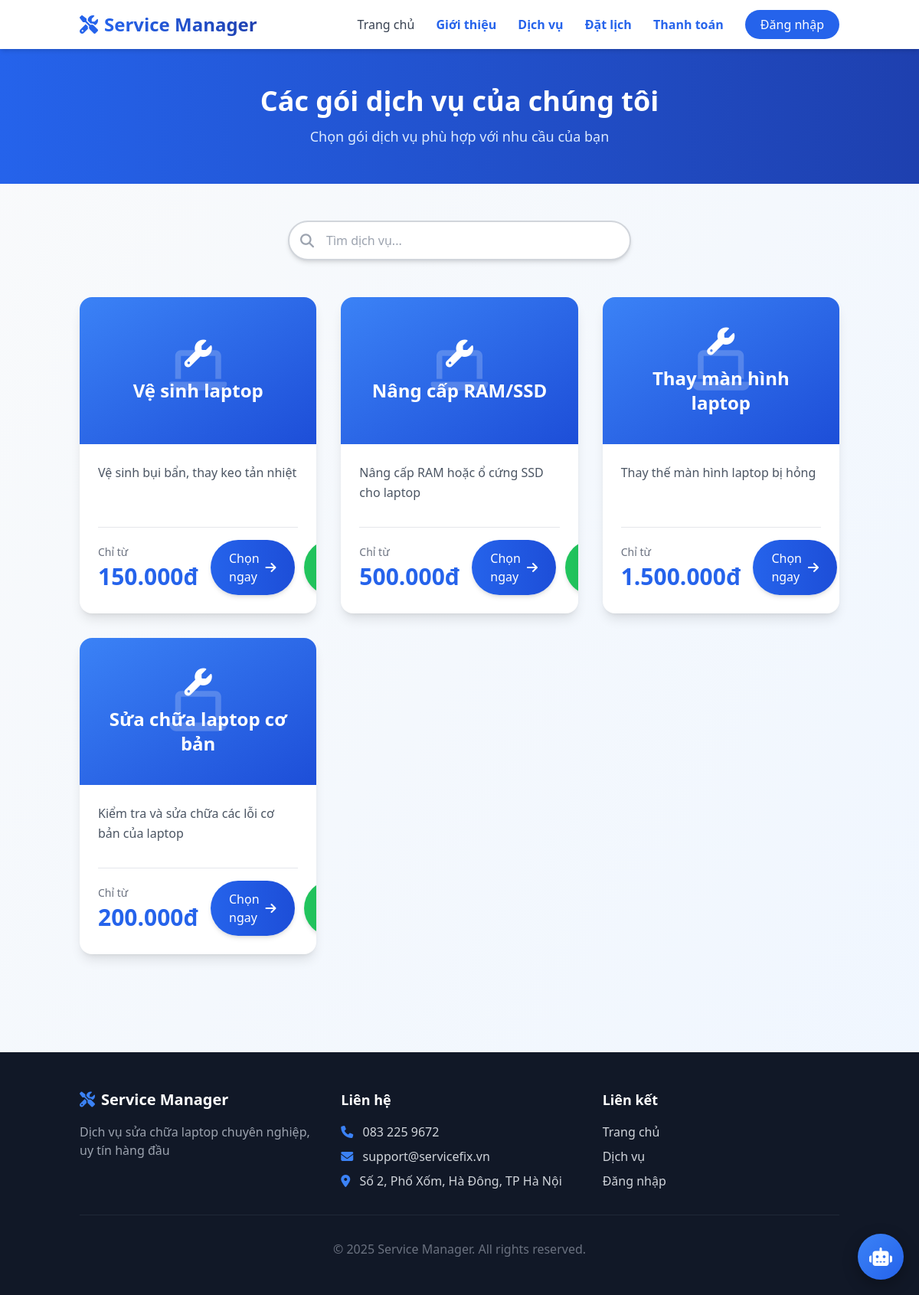
Screenshot of /index.php?page=services with the database file from the repository.
### tables this page shows
CREATE TABLE IF NOT EXISTS services (
    id INT PRIMARY KEY AUTO_INCREMENT,
    name VARCHAR(255) NOT NULL,
    price DECIMAL(10,2) NOT NULL,
    description TEXT,
    created_at TIMESTAMP DEFAULT CURRENT_TIMESTAMP
);

### config/config.php (called while the page is built, shortened)
<?php
function get_db_connection() {
    $conn = mysqli_connect(DB_HOST, DB_USER, DB_PASS, DB_NAME);
    mysqli_set_charset($conn, "utf8mb4");
    return $conn;
}

### controllers/service_controller.php (called while the page is built, shortened)
<?php
require_once __DIR__ . '/../models/service_model.php';
class service_controller {
    private $model;
    public function __construct() {
        $this->model = new service_model();
    }
    public function list_services() {
        return $this->model->get_all_services();
    }
}

### models/service_model.php (called while the page is built, shortened)
<?php
require_once __DIR__ . '/../config/config.php';
class service_model {
    private $conn;
    public function __construct() {
        $this->conn = get_db_connection();
    }
    public function get_all_services() {
        $query = "SELECT * FROM services ORDER BY id DESC";
        $result = mysqli_query($this->conn, $query);
        $services = [];
        if ($result && mysqli_num_rows($result) > 0) {
            while ($row = mysqli_fetch_assoc($result)) {
                $services[] = $row;
            }
        }
        return $services;
    }
}

### views/service_list.php (the view, shortened to what this page needs)
<!DOCTYPE html>
<html lang="vi">
<head>
    <script src="https://cdn.tailwindcss.com"></script>
    <link rel="stylesheet" href="https://cdnjs.cloudflare.com/ajax/libs/font-awesome/6.4.0/css/all.min.css">
</head>
<body class="bg-gradient-to-br from-gray-50 to-blue-50 min-h-screen">
<nav class="bg-white shadow-md sticky top-0 z-50">
    <div class="container mx-auto px-4 py-4 flex justify-between items-center">
        <div class="flex items-center space-x-2">
            <i class="fas fa-tools text-blue-600 text-2xl"></i>
            <h1 class="text-2xl font-bold bg-gradient-to-r from-blue-600 to-blue-800 bg-clip-text text-transparent">
            </h1>
        </div>
        <div class="space-x-6">
            <a href="index.php" class="text-gray-700 hover:text-blue-600 transition font-medium">Trang chủ</a>
            <a href="about.php?page=about" class="text-blue-600 font-semibold">Giới thiệu</a>
            <a href="index.php?page=services" class="text-blue-600 font-semibold">Dịch vụ</a>
            <a href="booking.php?page=booking" class="text-blue-600 font-semibold">Đặt lịch</a>
            <a href="index.php?page=payment" class="text-blue-600 font-semibold">Thanh toán</a>
            <a href="index.php?page=login" class="bg-blue-600 text-white px-5 py-2 rounded-full hover:bg-blue-700 transition">
                Đăng nhập
            </a>
        </div>
    </div>
</nav>
<div class="bg-gradient-to-r from-blue-600 to-blue-800 text-white py-12 text-center">
    <h2 class="text-4xl font-bold mb-3">Các gói dịch vụ của chúng tôi</h2>
    <p class="text-blue-100 text-lg">Chọn gói dịch vụ phù hợp với nhu cầu của bạn</p>
</div>
<main class="container mx-auto px-4 py-12">
    <div class="mb-12">
        <div class="relative max-w-md mx-auto">
            <input type="text" id="search-input" placeholder="Tìm dịch vụ..."
                class="w-full border-2 border-gray-300 rounded-full px-4 py-3 pl-12 focus:outline-none focus:border-blue-500 focus:ring-2 focus:ring-blue-300 shadow-md transition duration-300 placeholder-gray-400">
            <i class="fas fa-search absolute left-4 top-1/2 transform -translate-y-1/2 text-gray-400 text-lg"></i>
        </div>
    </div>
    <div class="grid md:grid-cols-2 lg:grid-cols-3 gap-8" id="services-grid">
        <?php if (!empty($services)): ?>
            <?php foreach ($services as $service): ?>
                <div class="service-card bg-white rounded-2xl shadow-lg overflow-hidden hover:shadow-2xl transition transform hover:-translate-y-2 duration-300">
                    <div class="relative h-48 bg-gradient-to-br from-blue-500 to-blue-700 flex items-center justify-center">
                        <i class="fas fa-laptop text-white text-6xl opacity-20 absolute"></i>
                        <div class="relative text-center text-white p-6">
                            <i class="fas fa-wrench text-4xl mb-3"></i>
                            <h3 class="text-2xl font-bold service-name"><?php echo htmlspecialchars($service['name']); ?></h3>
                        </div>
                    </div>
                    <div class="p-6">
                        <p class="text-gray-600 mb-6 leading-relaxed min-h-[60px]">
                            <?php echo nl2br(htmlspecialchars($service['description'])); ?>
                        </p>
                        <div class="border-t pt-4 flex flex-col sm:flex-row justify-between items-center gap-4">
                            <div class="text-center sm:text-left">
                                <p class="text-sm text-gray-500 mb-1">Chỉ từ</p>
                                <span class="text-3xl font-bold text-blue-600">
                                    <?php echo number_format($service['price'], 0, ',', '.'); ?>đ
                                </span>
                            </div>
                            <div class="flex flex-col sm:flex-row gap-3">
                                <a href="index.php?page=error_form&service_id=<?php echo $service['id']; ?>"
                                   class="bg-gradient-to-r from-blue-600 to-blue-700 text-white px-6 py-3 rounded-full hover:from-blue-700 hover:to-blue-800 transition flex items-center justify-center space-x-2 shadow-md">
                                    <span>Chọn ngay</span>
                                    <i class="fas fa-arrow-right"></i>
                                </a>
                                <a href="payment.php?page=payment_form&service_id=<?php echo $service['id']; ?>"
                                   class="bg-gradient-to-r from-green-500 to-green-600 text-white px-6 py-3 rounded-full hover:from-green-600 hover:to-green-700 transition flex items-center justify-center space-x-2 shadow-md">
                                </a>
                            </div>
                        </div>
                    </div>
                </div>
            <?php endforeach; ?>
        <?php endif; ?>
    </div>
</main>
<footer class="bg-gray-900 text-gray-300 py-12 mt-20">
    <div class="container mx-auto px-4">
        <div class="grid md:grid-cols-3 gap-8 mb-8">
            <div>
                <div class="flex items-center space-x-2 mb-4">
                    <i class="fas fa-tools text-blue-500 text-xl"></i>
                    <h3 class="text-xl font-bold text-white">Service Manager</h3>
                </div>
                <p class="text-gray-400">Dịch vụ sửa chữa laptop chuyên nghiệp, uy tín hàng đầu</p>
            </div>
            <div>
                <h4 class="text-lg font-bold text-white mb-4">Liên hệ</h4>
                <div class="space-y-2">
                    <p><i class="fas fa-phone mr-2 text-blue-500"></i> 083 225 9672</p>
                    <p><i class="fas fa-envelope mr-2 text-blue-500"></i> support@servicefix.vn</p>
                    <p><i class="fas fa-map-marker-alt mr-2 text-blue-500"></i> Số 2, Phố Xốm, Hà Đông, TP Hà Nội</p>
                </div>
            </div>
            <div>
                <h4 class="text-lg font-bold text-white mb-4">Liên kết</h4>
                <div class="space-y-2">
                    <a href="index.php" class="block hover:text-blue-400 transition">Trang chủ</a>
                    <a href="index.php?page=services" class="block hover:text-blue-400 transition">Dịch vụ</a>
                    <a href="index.php?page=login" class="block hover:text-blue-400 transition">Đăng nhập</a>
                </div>
            </div>
        </div>
        <div class="border-t border-gray-800 pt-8 text-center">
            <p class="text-gray-500">&copy; 2025 Service Manager. All rights reserved.</p>
        </div>
    </div>
</footer>
<div id="ai-button">
    <i class="fas fa-robot text-2xl"></i>
</div>
</body>
</html>

### index.php (shortened to what this page needs)
<?php
require_once __DIR__ . '/controllers/service_controller.php';
$page = isset($_GET['page']) ? $_GET['page'] : 'home';
switch ($page) {
    case 'services':
        $service_controller = new service_controller();
        $services = $service_controller->list_services();
        include __DIR__ . '/views/service_list.php';
        break;
}

### views/service_list.php (style rules this page uses)
#ai-button { position: fixed; bottom: 20px; right: 20px; width: 60px; height: 60px; background: linear-gradient(135deg, #3b82f6, #2563eb); color: white; border-radius: 50%; display: flex; align-items: center; justify-content: center; cursor: pointer; box-shadow: 0 6px 20px rgba(0,0,0,0.3); z-index: 50; transition: transform 0.2s, box-shadow 0.2s; }

### rows the page displays
services: name "Vệ sinh laptop", description "Vệ sinh bụi bẩn, thay keo tản nhiệt", price "150.000"
services: name "Nâng cấp RAM/SSD", description "Nâng cấp RAM hoặc ổ cứng SSD cho laptop", price "500.000"
services: name "Thay màn hình laptop", description "Thay thế màn hình laptop bị hỏng", price "1.500.000"
services: name "Sửa chữa laptop cơ bản", description "Kiểm tra và sửa chữa các lỗi cơ bản của laptop", price "200.000"
